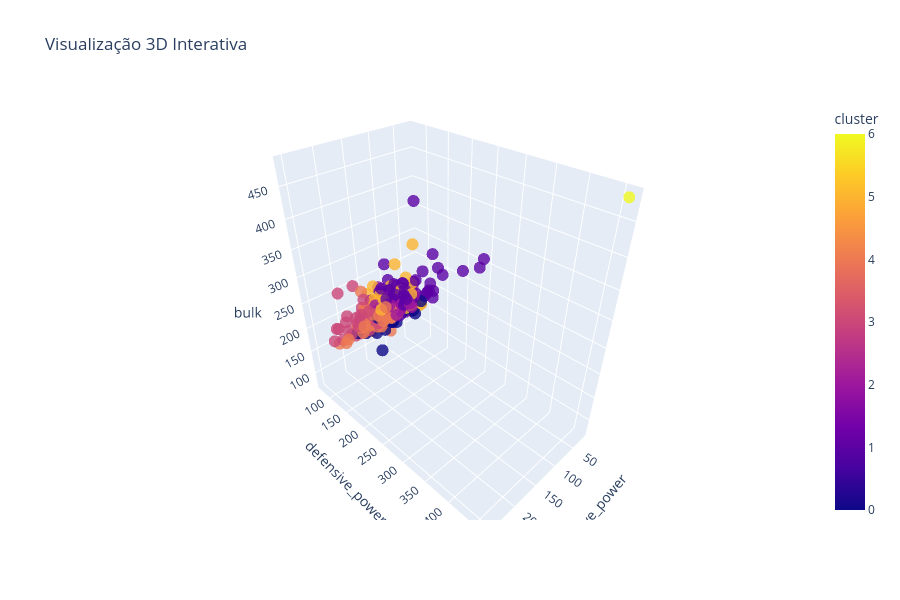

The notebook cell this image was saved under:
### Code cell
plot_distribution(df_kmeans_1, "name", "offensive_power", "defensive_power", "bulk", color="cluster")

### Figure 1 — Plotly figure (JSON) as saved in the notebook; plotly's stock layout.template omitted (floating-point values rounded to 4 significant figures; data arrays with more than 128 entries replaced by an {"elided": "..."} marker saying what was removed)
{"data": [{"hovertemplate": "<b>%{hovertext}</b><br><br>offensive_power=%{x}<br>defensive_power=%{y}<br>bulk=%{z}<br>cluster=%{marker.color}<extra></extra>", "hovertext": {"elided": "335 str values"}, "legendgroup": "", "marker": {"color": {"elided": "335 int values"}, "coloraxis": "coloraxis", "opacity": 0.8, "size": 7, "symbol": "circle"}, "mode": "markers", "name": "", "scene": "scene", "showlegend": false, "type": "scatter3d", "x": {"elided": "335 int values"}, "y": {"elided": "335 int values"}, "z": {"elided": "335 int values"}}], "layout": {"coloraxis": {"colorbar": {"title": {"text": "cluster"}}, "colorscale": [[0, "#0d0887"], [0.1111, "#46039f"], [0.2222, "#7201a8"], [0.3333, "#9c179e"], [0.4444, "#bd3786"], [0.5556, "#d8576b"], [0.6667, "#ed7953"], [0.7778, "#fb9f3a"], [0.8889, "#fdca26"], [1, "#f0f921"]]}, "height": 600, "legend": {"title": {"text": "cluster"}, "tracegroupgap": 0}, "scene": {"domain": {"x": [0, 1], "y": [0, 1]}, "xaxis": {"title": {"text": "offensive_power"}}, "yaxis": {"title": {"text": "defensive_power"}}, "zaxis": {"title": {"text": "bulk"}}}, "title": {"text": "Visualização 3D Interativa"}, "width": 900}}
